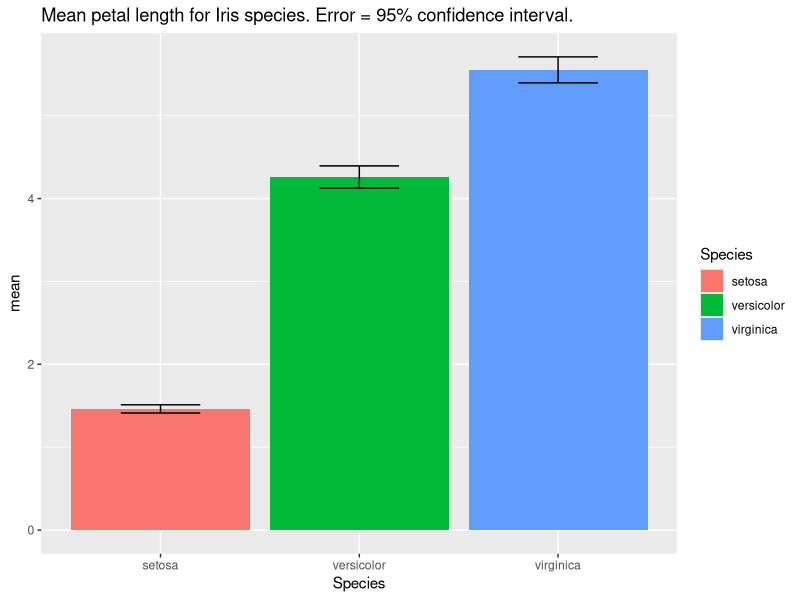

The R script that drew this image:
library(tidyverse)

#1 Summarise the data
df <- iris %>% 
  group_by(Species) %>% 
  summarise(mean = mean(Petal.Length), n = n(), sd = sd(Petal.Length)) %>% 
  mutate(se = sd/sqrt(n)) %>% 
  mutate(ci = qt(0.05/2, n-1, lower.tail = FALSE) * se)

#2 Plot the data with error bars
ggplot(df, aes(x=Species, y = mean, fill = Species)) +
  geom_bar(stat = "identity")+
  geom_errorbar(aes(ymin = mean - ci, ymax = mean + ci), width = 0.4) +
  ggtitle("Mean petal length for Iris species. Error = 95% confidence interval.")
